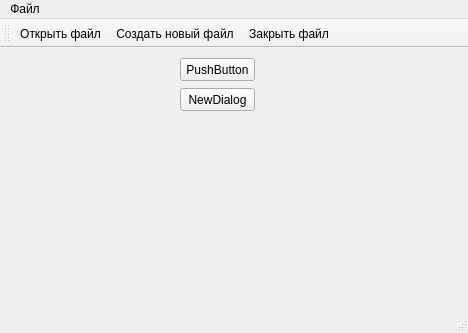
<?xml version="1.0" encoding="UTF-8"?>
<ui version="4.0">
 <class>MainWindow</class>
 <widget class="QMainWindow" name="MainWindow">
  <property name="geometry">
   <rect>
    <x>0</x>
    <y>0</y>
    <width>468</width>
    <height>333</height>
   </rect>
  </property>
  <property name="windowTitle">
   <string>MainWindow</string>
  </property>
  <widget class="QWidget" name="centralWidget">
   <widget class="QPushButton" name="pushButton">
    <property name="geometry">
     <rect>
      <x>180</x>
      <y>10</y>
      <width>75</width>
      <height>23</height>
     </rect>
    </property>
    <property name="text">
     <string>PushButton</string>
    </property>
   </widget>
   <widget class="QPushButton" name="newDialogButton">
    <property name="geometry">
     <rect>
      <x>180</x>
      <y>40</y>
      <width>75</width>
      <height>23</height>
     </rect>
    </property>
    <property name="text">
     <string>NewDialog</string>
    </property>
   </widget>
  </widget>
  <widget class="QMenuBar" name="menuBar">
   <property name="geometry">
    <rect>
     <x>0</x>
     <y>0</y>
     <width>468</width>
     <height>21</height>
    </rect>
   </property>
   <widget class="QMenu" name="menu">
    <property name="title">
     <string>Файл</string>
    </property>
    <addaction name="openFileAction"/>
    <addaction name="createNewFileAction"/>
    <addaction name="closeFileAction"/>
   </widget>
   <addaction name="menu"/>
  </widget>
  <widget class="QToolBar" name="mainToolBar">
   <attribute name="toolBarArea">
    <enum>TopToolBarArea</enum>
   </attribute>
   <attribute name="toolBarBreak">
    <bool>false</bool>
   </attribute>
   <addaction name="openFileAction"/>
   <addaction name="createNewFileAction"/>
   <addaction name="closeFileAction"/>
  </widget>
  <widget class="QStatusBar" name="statusBar"/>
  <action name="openFileAction">
   <property name="icon">
    <iconset resource="recources.qrc">
     <normaloff>:/img/C:/Users/79607/Desktop/1494582842_kak-otkryt-fayl-cdw-3.png</normaloff>:/img/C:/Users/79607/Desktop/1494582842_kak-otkryt-fayl-cdw-3.png</iconset>
   </property>
   <property name="text">
    <string>Открыть файл</string>
   </property>
  </action>
  <action name="createNewFileAction">
   <property name="icon">
    <iconset resource="recources.qrc">
     <normaloff>:/img/C:/Users/79607/Desktop/w512h5121390727869addfile512.png</normaloff>:/img/C:/Users/79607/Desktop/w512h5121390727869addfile512.png</iconset>
   </property>
   <property name="text">
    <string>Создать новый файл</string>
   </property>
  </action>
  <action name="closeFileAction">
   <property name="icon">
    <iconset resource="recources.qrc">
     <normaloff>:/img/C:/Users/79607/Desktop/images.png</normaloff>:/img/C:/Users/79607/Desktop/images.png</iconset>
   </property>
   <property name="text">
    <string>Закрыть файл</string>
   </property>
  </action>
 </widget>
 <layoutdefault spacing="6" margin="11"/>
 <resources>
  <include location="recources.qrc"/>
 </resources>
 <connections/>
</ui>
